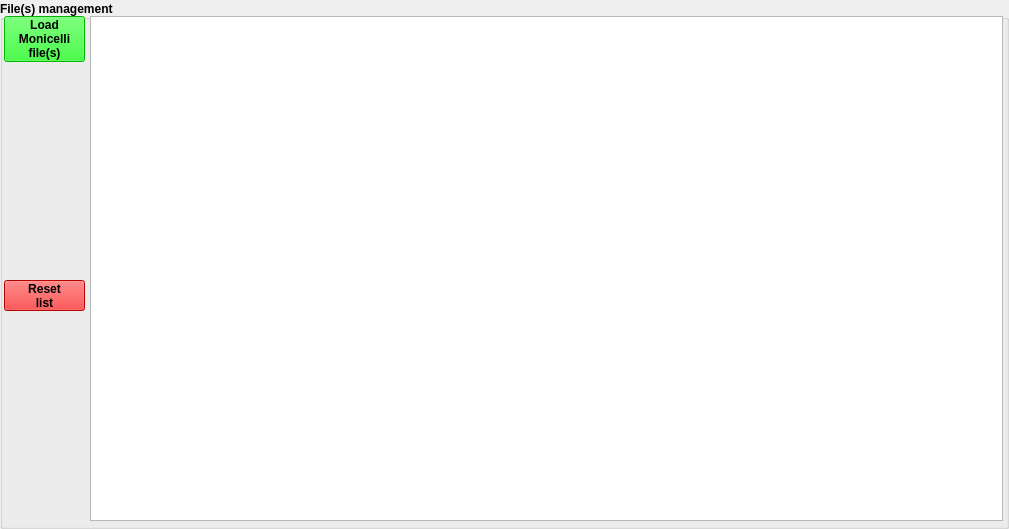
    <widget class="QGroupBox" name="runFilesManagementGB_2">
     <property name="geometry">
      <rect>
       <x>4</x>
       <y>4</y>
       <width>1009</width>
       <height>529</height>
      </rect>
     </property>
     <property name="palette">
      <palette>
       <active>
        <colorrole role="Text">
         <brush brushstyle="SolidPattern">
          <color alpha="255">
           <red>255</red>
           <green>0</green>
           <blue>0</blue>
          </color>
         </brush>
        </colorrole>
       </active>
       <inactive>
        <colorrole role="Text">
         <brush brushstyle="SolidPattern">
          <color alpha="255">
           <red>255</red>
           <green>0</green>
           <blue>0</blue>
          </color>
         </brush>
        </colorrole>
       </inactive>
       <disabled>
        <colorrole role="Text">
         <brush brushstyle="SolidPattern">
          <color alpha="255">
           <red>99</red>
           <green>100</green>
           <blue>127</blue>
          </color>
         </brush>
        </colorrole>
       </disabled>
      </palette>
     </property>
     <property name="font">
      <font>
       <pointsize>9</pointsize>
       <weight>75</weight>
       <bold>true</bold>
      </font>
     </property>
     <property name="title">
      <string>File(s) management</string>
     </property>
     <property name="alignment">
      <set>Qt::AlignLeading|Qt::AlignLeft|Qt::AlignVCenter</set>
     </property>
     <widget class="QTableView" name="convertFileListTV">
      <property name="geometry">
       <rect>
        <x>90</x>
        <y>16</y>
        <width>913</width>
        <height>505</height>
       </rect>
      </property>
      <property name="editTriggers">
       <set>QAbstractItemView::NoEditTriggers</set>
      </property>
      <attribute name="horizontalHeaderMinimumSectionSize">
       <number>200</number>
      </attribute>
      <attribute name="verticalHeaderDefaultSectionSize">
       <number>19</number>
      </attribute>
     </widget>
     <widget class="QPushButton" name="convertResetListPB">
      <property name="geometry">
       <rect>
        <x>4</x>
        <y>280</y>
        <width>81</width>
        <height>31</height>
       </rect>
      </property>
      <property name="palette">
       <palette>
        <active>
         <colorrole role="WindowText">
          <brush brushstyle="SolidPattern">
           <color alpha="255">
            <red>0</red>
            <green>0</green>
            <blue>0</blue>
           </color>
          </brush>
         </colorrole>
         <colorrole role="Button">
          <brush brushstyle="SolidPattern">
           <color alpha="255">
            <red>255</red>
            <green>0</green>
            <blue>0</blue>
           </color>
          </brush>
         </colorrole>
         <colorrole role="Light">
          <brush brushstyle="SolidPattern">
           <color alpha="255">
            <red>255</red>
            <green>127</green>
            <blue>127</blue>
           </color>
          </brush>
         </colorrole>
         <colorrole role="Midlight">
          <brush brushstyle="SolidPattern">
           <color alpha="255">
            <red>255</red>
            <green>63</green>
            <blue>63</blue>
           </color>
          </brush>
         </colorrole>
         <colorrole role="Dark">
          <brush brushstyle="SolidPattern">
           <color alpha="255">
            <red>127</red>
            <green>0</green>
            <blue>0</blue>
           </color>
          </brush>
         </colorrole>
         <colorrole role="Mid">
          <brush brushstyle="SolidPattern">
           <color alpha="255">
            <red>170</red>
            <green>0</green>
            <blue>0</blue>
           </color>
          </brush>
         </colorrole>
         <colorrole role="Text">
          <brush brushstyle="SolidPattern">
           <color alpha="255">
            <red>0</red>
            <green>0</green>
            <blue>0</blue>
           </color>
          </brush>
         </colorrole>
         <colorrole role="BrightText">
          <brush brushstyle="SolidPattern">
           <color alpha="255">
            <red>255</red>
            <green>255</green>
            <blue>255</blue>
           </color>
          </brush>
         </colorrole>
         <colorrole role="ButtonText">
          <brush brushstyle="SolidPattern">
           <color alpha="255">
            <red>0</red>
            <green>0</green>
            <blue>0</blue>
           </color>
          </brush>
         </colorrole>
         <colorrole role="Base">
          <brush brushstyle="SolidPattern">
           <color alpha="255">
            <red>255</red>
            <green>255</green>
            <blue>255</blue>
           </color>
          </brush>
         </colorrole>
         <colorrole role="Window">
          <brush brushstyle="SolidPattern">
           <color alpha="255">
            <red>255</red>
            <green>0</green>
            <blue>0</blue>
           </color>
          </brush>
         </colorrole>
         <colorrole role="Shadow">
          <brush brushstyle="SolidPattern">
           <color alpha="255">
            <red>0</red>
            <green>0</green>
            <blue>0</blue>
           </color>
          </brush>
         </colorrole>
         <colorrole role="AlternateBase">
          <brush brushstyle="SolidPattern">
           <color alpha="255">
            <red>255</red>
            <green>127</green>
            <blue>127</blue>
           </color>
          </brush>
         </colorrole>
         <colorrole role="ToolTipBase">
          <brush brushstyle="SolidPattern">
           <color alpha="255">
            <red>255</red>
            <green>255</green>
            <blue>220</blue>
           </color>
          </brush>
         </colorrole>
         <colorrole role="ToolTipText">
          <brush brushstyle="SolidPattern">
           <color alpha="255">
            <red>0</red>
            <green>0</green>
            <blue>0</blue>
           </color>
          </brush>
         </colorrole>
        </active>
        <inactive>
         <colorrole role="WindowText">
          <brush brushstyle="SolidPattern">
           <color alpha="255">
            <red>0</red>
            <green>0</green>
            <blue>0</blue>
           </color>
          </brush>
         </colorrole>
         <colorrole role="Button">
          <brush brushstyle="SolidPattern">
           <color alpha="255">
            <red>255</red>
            <green>0</green>
            <blue>0</blue>
           </color>
          </brush>
         </colorrole>
         <colorrole role="Light">
          <brush brushstyle="SolidPattern">
           <color alpha="255">
            <red>255</red>
            <green>127</green>
            <blue>127</blue>
           </color>
          </brush>
         </colorrole>
         <colorrole role="Midlight">
          <brush brushstyle="SolidPattern">
           <color alpha="255">
            <red>255</red>
            <green>63</green>
            <blue>63</blue>
           </color>
          </brush>
         </colorrole>
         <colorrole role="Dark">
          <brush brushstyle="SolidPattern">
           <color alpha="255">
            <red>127</red>
            <green>0</green>
            <blue>0</blue>
           </color>
          </brush>
         </colorrole>
         <colorrole role="Mid">
          <brush brushstyle="SolidPattern">
           <color alpha="255">
            <red>170</red>
            <green>0</green>
            <blue>0</blue>
           </color>
          </brush>
         </colorrole>
         <colorrole role="Text">
          <brush brushstyle="SolidPattern">
           <color alpha="255">
            <red>0</red>
            <green>0</green>
            <blue>0</blue>
           </color>
          </brush>
         </colorrole>
         <colorrole role="BrightText">
          <brush brushstyle="SolidPattern">
           <color alpha="255">
            <red>255</red>
            <green>255</green>
            <blue>255</blue>
           </color>
          </brush>
         </colorrole>
         <colorrole role="ButtonText">
          <brush brushstyle="SolidPattern">
           <color alpha="255">
            <red>0</red>
            <green>0</green>
            <blue>0</blue>
           </color>
          </brush>
         </colorrole>
         <colorrole role="Base">
          <brush brushstyle="SolidPattern">
           <color alpha="255">
            <red>255</red>
            <green>255</green>
            <blue>255</blue>
           </color>
          </brush>
         </colorrole>
         <colorrole role="Window">
          <brush brushstyle="SolidPattern">
           <color alpha="255">
            <red>255</red>
            <green>0</green>
            <blue>0</blue>
           </color>
          </brush>
         </colorrole>
         <colorrole role="Shadow">
          <brush brushstyle="SolidPattern">
           <color alpha="255">
            <red>0</red>
            <green>0</green>
            <blue>0</blue>
           </color>
          </brush>
         </colorrole>
         <colorrole role="AlternateBase">
          <brush brushstyle="SolidPattern">
           <color alpha="255">
            <red>255</red>
            <green>127</green>
            <blue>127</blue>
           </color>
          </brush>
         </colorrole>
         <colorrole role="ToolTipBase">
          <brush brushstyle="SolidPattern">
           <color alpha="255">
            <red>255</red>
            <green>255</green>
            <blue>220</blue>
           </color>
          </brush>
         </colorrole>
         <colorrole role="ToolTipText">
          <brush brushstyle="SolidPattern">
           <color alpha="255">
            <red>0</red>
            <green>0</green>
            <blue>0</blue>
           </color>
          </brush>
         </colorrole>
        </inactive>
        <disabled>
         <colorrole role="WindowText">
          <brush brushstyle="SolidPattern">
           <color alpha="255">
            <red>127</red>
            <green>0</green>
            <blue>0</blue>
           </color>
          </brush>
         </colorrole>
         <colorrole role="Button">
          <brush brushstyle="SolidPattern">
           <color alpha="255">
            <red>255</red>
            <green>0</green>
            <blue>0</blue>
           </color>
          </brush>
         </colorrole>
         <colorrole role="Light">
          <brush brushstyle="SolidPattern">
           <color alpha="255">
            <red>255</red>
            <green>127</green>
            <blue>127</blue>
           </color>
          </brush>
         </colorrole>
         <colorrole role="Midlight">
          <brush brushstyle="SolidPattern">
           <color alpha="255">
            <red>255</red>
            <green>63</green>
            <blue>63</blue>
           </color>
          </brush>
         </colorrole>
         <colorrole role="Dark">
          <brush brushstyle="SolidPattern">
           <color alpha="255">
            <red>127</red>
            <green>0</green>
            <blue>0</blue>
           </color>
          </brush>
         </colorrole>
         <colorrole role="Mid">
          <brush brushstyle="SolidPattern">
           <color alpha="255">
            <red>170</red>
            <green>0</green>
            <blue>0</blue>
           </color>
          </brush>
         </colorrole>
         <colorrole role="Text">
          <brush brushstyle="SolidPattern">
           <color alpha="255">
            <red>127</red>
            <green>0</green>
            <blue>0</blue>
           </color>
          </brush>
         </colorrole>
         <colorrole role="BrightText">
          <brush brushstyle="SolidPattern">
           <color alpha="255">
            <red>255</red>
            <green>255</green>
            <blue>255</blue>
           </color>
          </brush>
         </colorrole>
         <colorrole role="ButtonText">
          <brush brushstyle="SolidPattern">
           <color alpha="255">
            <red>127</red>
            <green>0</green>
            <blue>0</blue>
           </color>
          </brush>
         </colorrole>
         <colorrole role="Base">
          <brush brushstyle="SolidPattern">
           <color alpha="255">
            <red>255</red>
            <green>0</green>
            <blue>0</blue>
           </color>
          </brush>
         </colorrole>
         <colorrole role="Window">
          <brush brushstyle="SolidPattern">
           <color alpha="255">
            <red>255</red>
            <green>0</green>
            <blue>0</blue>
           </color>
          </brush>
         </colorrole>
         <colorrole role="Shadow">
          <brush brushstyle="SolidPattern">
           <color alpha="255">
            <red>0</red>
            <green>0</green>
            <blue>0</blue>
           </color>
          </brush>
         </colorrole>
         <colorrole role="AlternateBase">
          <brush brushstyle="SolidPattern">
           <color alpha="255">
            <red>255</red>
            <green>0</green>
            <blue>0</blue>
           </color>
          </brush>
         </colorrole>
         <colorrole role="ToolTipBase">
          <brush brushstyle="SolidPattern">
           <color alpha="255">
            <red>255</red>
            <green>255</green>
            <blue>220</blue>
           </color>
          </brush>
         </colorrole>
         <colorrole role="ToolTipText">
          <brush brushstyle="SolidPattern">
           <color alpha="255">
            <red>0</red>
            <green>0</green>
            <blue>0</blue>
           </color>
          </brush>
         </colorrole>
        </disabled>
       </palette>
      </property>
      <property name="toolTip">
       <string>&lt;!DOCTYPE HTML PUBLIC &quot;-//W3C//DTD HTML 4.0//EN&quot; &quot;http://www.w3.org/TR/REC-html40/strict.dtd&quot;&gt;
&lt;html&gt;&lt;head&gt;&lt;meta name=&quot;qrichtext&quot; content=&quot;1&quot; /&gt;&lt;style type=&quot;text/css&quot;&gt;
p, li { white-space: pre-wrap; }
&lt;/style&gt;&lt;/head&gt;&lt;body style=&quot; font-family:'Sans Serif'; font-size:9pt; font-weight:400; font-style:normal;&quot;&gt;
&lt;table border=&quot;0&quot; style=&quot;-qt-table-type: root; margin-top:4px; margin-bottom:4px; margin-left:4px; margin-right:4px;&quot;&gt;
&lt;tr&gt;
&lt;td style=&quot;border: none;&quot;&gt;
&lt;p align=&quot;center&quot; style=&quot; margin-top:0px; margin-bottom:0px; margin-left:0px; margin-right:0px; -qt-block-indent:0; text-indent:0px;&quot;&gt;&lt;span style=&quot; font-size:18pt; font-weight:600; text-decoration: underline; color:#0000ff;&quot;&gt;Open ROOT file&lt;/span&gt;&lt;/p&gt;
&lt;p style=&quot;-qt-paragraph-type:empty; margin-top:0px; margin-bottom:0px; margin-left:0px; margin-right:0px; -qt-block-indent:0; text-indent:0px;&quot;&gt;&lt;/p&gt;
&lt;p style=&quot; margin-top:0px; margin-bottom:0px; margin-left:0px; margin-right:0px; -qt-block-indent:0; text-indent:0px;&quot;&gt;This button is used to open a &lt;span style=&quot; font-weight:600; font-style:italic;&quot;&gt;ROOT&lt;/span&gt; file &lt;/p&gt;
&lt;p style=&quot; margin-top:0px; margin-bottom:0px; margin-left:0px; margin-right:0px; -qt-block-indent:0; text-indent:0px;&quot;&gt;containing already (at least partially) &lt;/p&gt;
&lt;p style=&quot; margin-top:0px; margin-bottom:0px; margin-left:0px; margin-right:0px; -qt-block-indent:0; text-indent:0px;&quot;&gt;reconstructed tracks. At a bare minimum&lt;/p&gt;
&lt;p style=&quot; margin-top:0px; margin-bottom:0px; margin-left:0px; margin-right:0px; -qt-block-indent:0; text-indent:0px;&quot;&gt;such a file might contain events with only &lt;/p&gt;
&lt;p style=&quot; margin-top:0px; margin-bottom:0px; margin-left:0px; margin-right:0px; -qt-block-indent:0; text-indent:0px;&quot;&gt;hits, but these could be complemented &lt;/p&gt;
&lt;p style=&quot; margin-top:0px; margin-bottom:0px; margin-left:0px; margin-right:0px; -qt-block-indent:0; text-indent:0px;&quot;&gt;by resolved clusters or even reconstructed &lt;/p&gt;
&lt;p style=&quot; margin-top:0px; margin-bottom:0px; margin-left:0px; margin-right:0px; -qt-block-indent:0; text-indent:0px;&quot;&gt;tracks.&lt;/p&gt;&lt;/td&gt;&lt;/tr&gt;&lt;/table&gt;&lt;/body&gt;&lt;/html&gt;</string>
      </property>
      <property name="text">
       <string>Reset
list</string>
      </property>
     </widget>
     <widget class="QPushButton" name="openRootFilePB">
      <property name="geometry">
       <rect>
        <x>4</x>
        <y>16</y>
        <width>81</width>
        <height>46</height>
       </rect>
      </property>
      <property name="palette">
       <palette>
        <active>
         <colorrole role="WindowText">
          <brush brushstyle="SolidPattern">
           <color alpha="255">
            <red>0</red>
            <green>0</green>
            <blue>0</blue>
           </color>
          </brush>
         </colorrole>
         <colorrole role="Button">
          <brush brushstyle="SolidPattern">
           <color alpha="255">
            <red>0</red>
            <green>255</green>
            <blue>0</blue>
           </color>
          </brush>
         </colorrole>
         <colorrole role="Light">
          <brush brushstyle="SolidPattern">
           <color alpha="255">
            <red>127</red>
            <green>255</green>
            <blue>127</blue>
           </color>
          </brush>
         </colorrole>
         <colorrole role="Midlight">
          <brush brushstyle="SolidPattern">
           <color alpha="255">
            <red>63</red>
            <green>255</green>
            <blue>63</blue>
           </color>
          </brush>
         </colorrole>
         <colorrole role="Dark">
          <brush brushstyle="SolidPattern">
           <color alpha="255">
            <red>0</red>
            <green>127</green>
            <blue>0</blue>
           </color>
          </brush>
         </colorrole>
         <colorrole role="Mid">
          <brush brushstyle="SolidPattern">
           <color alpha="255">
            <red>0</red>
            <green>170</green>
            <blue>0</blue>
           </color>
          </brush>
         </colorrole>
         <colorrole role="Text">
          <brush brushstyle="SolidPattern">
           <color alpha="255">
            <red>0</red>
            <green>0</green>
            <blue>0</blue>
           </color>
          </brush>
         </colorrole>
         <colorrole role="BrightText">
          <brush brushstyle="SolidPattern">
           <color alpha="255">
            <red>255</red>
            <green>255</green>
            <blue>255</blue>
           </color>
          </brush>
         </colorrole>
         <colorrole role="ButtonText">
          <brush brushstyle="SolidPattern">
           <color alpha="255">
            <red>0</red>
            <green>0</green>
            <blue>0</blue>
           </color>
          </brush>
         </colorrole>
         <colorrole role="Base">
          <brush brushstyle="SolidPattern">
           <color alpha="255">
            <red>255</red>
            <green>255</green>
            <blue>255</blue>
           </color>
          </brush>
         </colorrole>
         <colorrole role="Window">
          <brush brushstyle="SolidPattern">
           <color alpha="255">
            <red>0</red>
            <green>255</green>
            <blue>0</blue>
           </color>
          </brush>
         </colorrole>
         <colorrole role="Shadow">
          <brush brushstyle="SolidPattern">
           <color alpha="255">
            <red>0</red>
            <green>0</green>
            <blue>0</blue>
           </color>
          </brush>
         </colorrole>
         <colorrole role="AlternateBase">
          <brush brushstyle="SolidPattern">
           <color alpha="255">
            <red>127</red>
            <green>255</green>
            <blue>127</blue>
           </color>
          </brush>
         </colorrole>
         <colorrole role="ToolTipBase">
          <brush brushstyle="SolidPattern">
           <color alpha="255">
            <red>255</red>
            <green>255</green>
            <blue>220</blue>
           </color>
          </brush>
         </colorrole>
         <colorrole role="ToolTipText">
          <brush brushstyle="SolidPattern">
           <color alpha="255">
            <red>0</red>
            <green>0</green>
            <blue>0</blue>
           </color>
          </brush>
         </colorrole>
        </active>
        <inactive>
         <colorrole role="WindowText">
          <brush brushstyle="SolidPattern">
           <color alpha="255">
            <red>0</red>
            <green>0</green>
            <blue>0</blue>
           </color>
          </brush>
         </colorrole>
         <colorrole role="Button">
          <brush brushstyle="SolidPattern">
           <color alpha="255">
            <red>0</red>
            <green>255</green>
            <blue>0</blue>
           </color>
          </brush>
         </colorrole>
         <colorrole role="Light">
          <brush brushstyle="SolidPattern">
           <color alpha="255">
            <red>127</red>
            <green>255</green>
            <blue>127</blue>
           </color>
          </brush>
         </colorrole>
         <colorrole role="Midlight">
          <brush brushstyle="SolidPattern">
           <color alpha="255">
            <red>63</red>
            <green>255</green>
            <blue>63</blue>
           </color>
          </brush>
         </colorrole>
         <colorrole role="Dark">
          <brush brushstyle="SolidPattern">
           <color alpha="255">
            <red>0</red>
            <green>127</green>
            <blue>0</blue>
           </color>
          </brush>
         </colorrole>
         <colorrole role="Mid">
          <brush brushstyle="SolidPattern">
           <color alpha="255">
            <red>0</red>
            <green>170</green>
            <blue>0</blue>
           </color>
          </brush>
         </colorrole>
         <colorrole role="Text">
          <brush brushstyle="SolidPattern">
           <color alpha="255">
            <red>0</red>
            <green>0</green>
            <blue>0</blue>
           </color>
          </brush>
         </colorrole>
         <colorrole role="BrightText">
          <brush brushstyle="SolidPattern">
           <color alpha="255">
            <red>255</red>
            <green>255</green>
            <blue>255</blue>
           </color>
          </brush>
         </colorrole>
         <colorrole role="ButtonText">
          <brush brushstyle="SolidPattern">
           <color alpha="255">
            <red>0</red>
            <green>0</green>
            <blue>0</blue>
           </color>
          </brush>
         </colorrole>
         <colorrole role="Base">
          <brush brushstyle="SolidPattern">
           <color alpha="255">
            <red>255</red>
            <green>255</green>
            <blue>255</blue>
           </color>
          </brush>
         </colorrole>
         <colorrole role="Window">
          <brush brushstyle="SolidPattern">
           <color alpha="255">
            <red>0</red>
            <green>255</green>
            <blue>0</blue>
           </color>
          </brush>
         </colorrole>
         <colorrole role="Shadow">
          <brush brushstyle="SolidPattern">
           <color alpha="255">
            <red>0</red>
            <green>0</green>
            <blue>0</blue>
           </color>
          </brush>
         </colorrole>
         <colorrole role="AlternateBase">
          <brush brushstyle="SolidPattern">
           <color alpha="255">
            <red>127</red>
            <green>255</green>
            <blue>127</blue>
           </color>
          </brush>
         </colorrole>
         <colorrole role="ToolTipBase">
          <brush brushstyle="SolidPattern">
           <color alpha="255">
            <red>255</red>
            <green>255</green>
            <blue>220</blue>
           </color>
          </brush>
         </colorrole>
         <colorrole role="ToolTipText">
          <brush brushstyle="SolidPattern">
           <color alpha="255">
            <red>0</red>
            <green>0</green>
            <blue>0</blue>
           </color>
          </brush>
         </colorrole>
        </inactive>
        <disabled>
         <colorrole role="WindowText">
          <brush brushstyle="SolidPattern">
           <color alpha="255">
            <red>0</red>
            <green>127</green>
            <blue>0</blue>
           </color>
          </brush>
         </colorrole>
         <colorrole role="Button">
          <brush brushstyle="SolidPattern">
           <color alpha="255">
            <red>0</red>
            <green>255</green>
            <blue>0</blue>
           </color>
          </brush>
         </colorrole>
         <colorrole role="Light">
          <brush brushstyle="SolidPattern">
           <color alpha="255">
            <red>127</red>
            <green>255</green>
            <blue>127</blue>
           </color>
          </brush>
         </colorrole>
         <colorrole role="Midlight">
          <brush brushstyle="SolidPattern">
           <color alpha="255">
            <red>63</red>
            <green>255</green>
            <blue>63</blue>
           </color>
          </brush>
         </colorrole>
         <colorrole role="Dark">
          <brush brushstyle="SolidPattern">
           <color alpha="255">
            <red>0</red>
            <green>127</green>
            <blue>0</blue>
           </color>
          </brush>
         </colorrole>
         <colorrole role="Mid">
          <brush brushstyle="SolidPattern">
           <color alpha="255">
            <red>0</red>
            <green>170</green>
            <blue>0</blue>
           </color>
          </brush>
         </colorrole>
         <colorrole role="Text">
          <brush brushstyle="SolidPattern">
           <color alpha="255">
            <red>0</red>
            <green>127</green>
            <blue>0</blue>
           </color>
          </brush>
         </colorrole>
         <colorrole role="BrightText">
          <brush brushstyle="SolidPattern">
           <color alpha="255">
            <red>255</red>
            <green>255</green>
            <blue>255</blue>
           </color>
          </brush>
         </colorrole>
         <colorrole role="ButtonText">
          <brush brushstyle="SolidPattern">
           <color alpha="255">
            <red>0</red>
            <green>127</green>
            <blue>0</blue>
           </color>
          </brush>
         </colorrole>
         <colorrole role="Base">
          <brush brushstyle="SolidPattern">
           <color alpha="255">
            <red>0</red>
            <green>255</green>
            <blue>0</blue>
           </color>
          </brush>
         </colorrole>
         <colorrole role="Window">
          <brush brushstyle="SolidPattern">
           <color alpha="255">
            <red>0</red>
            <green>255</green>
            <blue>0</blue>
           </color>
          </brush>
         </colorrole>
         <colorrole role="Shadow">
          <brush brushstyle="SolidPattern">
           <color alpha="255">
            <red>0</red>
            <green>0</green>
            <blue>0</blue>
           </color>
          </brush>
         </colorrole>
         <colorrole role="AlternateBase">
          <brush brushstyle="SolidPattern">
           <color alpha="255">
            <red>0</red>
            <green>255</green>
            <blue>0</blue>
           </color>
          </brush>
         </colorrole>
         <colorrole role="ToolTipBase">
          <brush brushstyle="SolidPattern">
           <color alpha="255">
            <red>255</red>
            <green>255</green>
            <blue>220</blue>
           </color>
          </brush>
         </colorrole>
         <colorrole role="ToolTipText">
          <brush brushstyle="SolidPattern">
           <color alpha="255">
            <red>0</red>
            <green>0</green>
            <blue>0</blue>
           </color>
          </brush>
         </colorrole>
        </disabled>
       </palette>
      </property>
      <property name="toolTip">
       <string>&lt;!DOCTYPE HTML PUBLIC &quot;-//W3C//DTD HTML 4.0//EN&quot; &quot;http://www.w3.org/TR/REC-html40/strict.dtd&quot;&gt;
&lt;html&gt;&lt;head&gt;&lt;meta name=&quot;qrichtext&quot; content=&quot;1&quot; /&gt;&lt;style type=&quot;text/css&quot;&gt;
p, li { white-space: pre-wrap; }
&lt;/style&gt;&lt;/head&gt;&lt;body style=&quot; font-family:'Sans Serif'; font-size:9pt; font-weight:400; font-style:normal;&quot;&gt;
&lt;table border=&quot;0&quot; style=&quot;-qt-table-type: root; margin-top:4px; margin-bottom:4px; margin-left:4px; margin-right:4px;&quot;&gt;
&lt;tr&gt;
&lt;td style=&quot;border: none;&quot;&gt;
&lt;p align=&quot;center&quot; style=&quot; margin-top:0px; margin-bottom:0px; margin-left:0px; margin-right:0px; -qt-block-indent:0; text-indent:0px;&quot;&gt;&lt;span style=&quot; font-size:18pt; font-weight:600; text-decoration: underline; color:#0000ff;&quot;&gt;Open ROOT file&lt;/span&gt;&lt;/p&gt;
&lt;p style=&quot;-qt-paragraph-type:empty; margin-top:0px; margin-bottom:0px; margin-left:0px; margin-right:0px; -qt-block-indent:0; text-indent:0px;&quot;&gt;&lt;/p&gt;
&lt;p style=&quot; margin-top:0px; margin-bottom:0px; margin-left:0px; margin-right:0px; -qt-block-indent:0; text-indent:0px;&quot;&gt;This button is used to open a &lt;span style=&quot; font-weight:600; font-style:italic;&quot;&gt;ROOT&lt;/span&gt; file &lt;/p&gt;
&lt;p style=&quot; margin-top:0px; margin-bottom:0px; margin-left:0px; margin-right:0px; -qt-block-indent:0; text-indent:0px;&quot;&gt;containing already (at least partially) &lt;/p&gt;
&lt;p style=&quot; margin-top:0px; margin-bottom:0px; margin-left:0px; margin-right:0px; -qt-block-indent:0; text-indent:0px;&quot;&gt;reconstructed tracks. At a bare minimum&lt;/p&gt;
&lt;p style=&quot; margin-top:0px; margin-bottom:0px; margin-left:0px; margin-right:0px; -qt-block-indent:0; text-indent:0px;&quot;&gt;such a file might contain events with only &lt;/p&gt;
&lt;p style=&quot; margin-top:0px; margin-bottom:0px; margin-left:0px; margin-right:0px; -qt-block-indent:0; text-indent:0px;&quot;&gt;hits, but these could be complemented &lt;/p&gt;
&lt;p style=&quot; margin-top:0px; margin-bottom:0px; margin-left:0px; margin-right:0px; -qt-block-indent:0; text-indent:0px;&quot;&gt;by resolved clusters or even reconstructed &lt;/p&gt;
&lt;p style=&quot; margin-top:0px; margin-bottom:0px; margin-left:0px; margin-right:0px; -qt-block-indent:0; text-indent:0px;&quot;&gt;tracks.&lt;/p&gt;&lt;/td&gt;&lt;/tr&gt;&lt;/table&gt;&lt;/body&gt;&lt;/html&gt;</string>
      </property>
      <property name="text">
       <string>Load
Monicelli
file(s)</string>
      </property>
     </widget>
    </widget>
